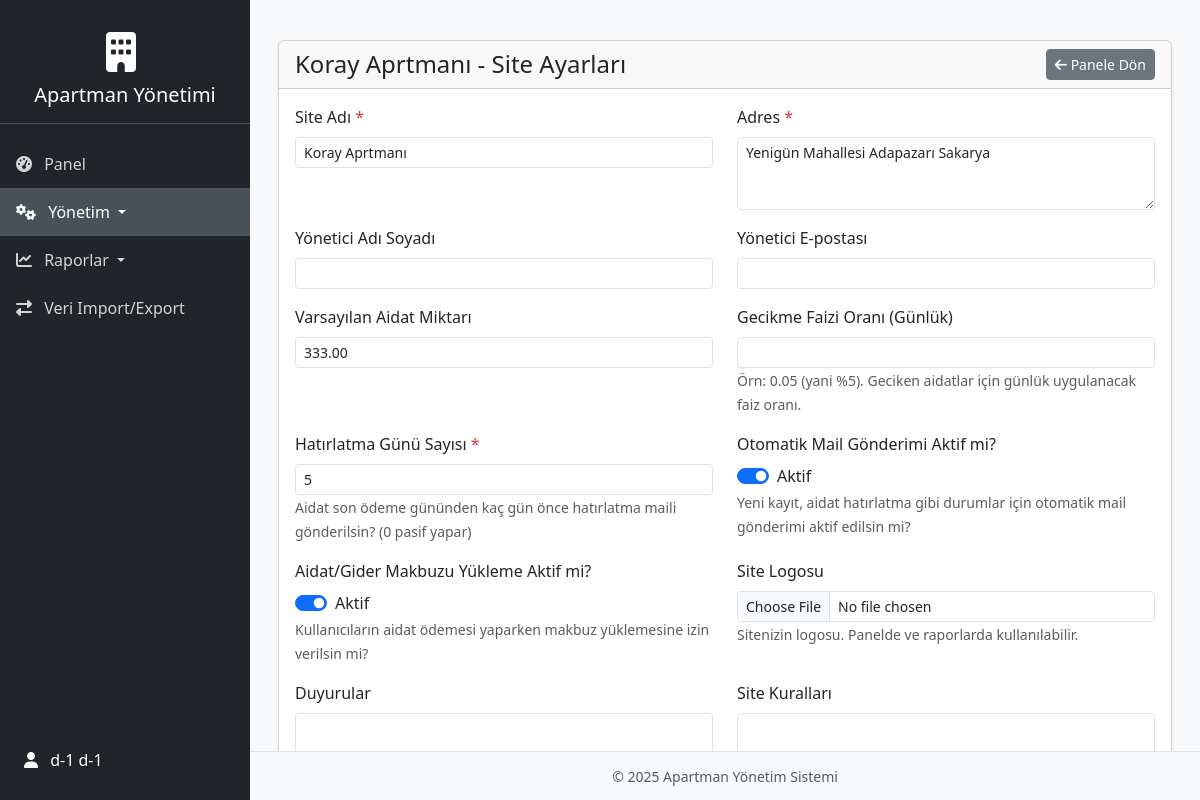
Screenshot of /site-bilgi/ (signed in) with the database file from the repository.
### yonetim/models.py (models this page shows, shortened)
class Kullanici(AbstractUser):
    username = models.CharField(
        _("username"),
        max_length=150,
        unique=True,  # Django'nun USERNAME_FIELD gerekliliği için unique olmalı
        help_text=_("Required. 150 characters or fewer."),
        validators=[AbstractUser.username_validator],
        error_messages={
            "unique": _("A user with that username already exists."),
        },
    )
    email = models.EmailField(_("email address"), blank=True, null=True)
    site_kodu = models.CharField(max_length=100, blank=True, null=True, verbose_name="Site Kodu")
    is_yonetici = models.BooleanField(default=False, verbose_name="Yönetici mi?")
    aktif_daire = models.ForeignKey('Daire', on_delete=models.SET_NULL, null=True, blank=True, related_name='aktif_kullanicisi', verbose_name="Aktif Daire")
    class Meta:
        verbose_name = "Kullanıcı"
        verbose_name_plural = "Kullanıcılar"
        ordering = ['first_name', 'last_name']
        constraints = [
            models.UniqueConstraint(
                fields=['username', 'site_kodu'],
                name='unique_username_per_site',
                violation_error_message="Bu kullanıcı adı bu site için zaten kullanılıyor."
            )
        ]

class Site(models.Model):
    ad = models.CharField(max_length=200, verbose_name="Site Adı")
    adres = models.CharField(max_length=500, verbose_name="Adres")
    kod = models.CharField(max_length=50, unique=True, verbose_name="Site Kodu")
    yonetici = models.ForeignKey(Kullanici, on_delete=models.PROTECT, related_name='yonettigi_siteler', verbose_name="Yönetici")
    yonetici_adi = models.CharField(max_length=150, blank=True, verbose_name="Yönetici Adı Soyadı")
    yonetici_email = models.EmailField(blank=True, verbose_name="Yönetici E-postası")
    aidat_miktari = models.DecimalField(max_digits=10, decimal_places=2, null=True, blank=True, verbose_name="Varsayılan Aidat Miktarı")
    gecikme_faizi_orani = models.DecimalField(max_digits=5, decimal_places=4, null=True, blank=True, help_text="Örn: 0.0050 (yani %0.5). Günlük uygulanacak faiz oranı.", verbose_name="Gecikme Faizi Oranı (Günlük)")
    son_odeme_gunu_oncesi_hatirlatma = models.PositiveIntegerField(default=0, help_text="Aidat son ödeme gününden kaç gün önce hatırlatma maili gönderilsin? (0 pasif yapar)", verbose_name="Hatırlatma Günü Sayısı")
    otomatik_mail_aktif = models.BooleanField(default=False, verbose_name="Otomatik Mail Gönderimi Aktif mi?")
    makbuz_yukleme_aktif = models.BooleanField(default=True, verbose_name="Aidat/Gider Makbuzu Yükleme Aktif mi?")
    logo = models.ImageField(upload_to='site_logolari/', null=True, blank=True, verbose_name="Site Logosu")
    duyurular = models.TextField(blank=True, verbose_name="Duyurular")
    site_kurallari = models.TextField(blank=True, verbose_name="Site Kuralları")
    tanimli_gider_turleri = models.TextField(null=True, blank=True, help_text="Virgülle ayırarak gider türlerini giriniz (örn: Elektrik,Su,Asansör Bakımı).", verbose_name="Tanımlı Gider Türleri")
    class Meta:
        verbose_name = "Site"
        verbose_name_plural = "Siteler"
        ordering = ['ad']

### yonetim/views.py (the view)
# urls.py: path('site-bilgi/', views.site_bilgi_view, name='site_bilgi'),
@login_required
def site_bilgi_view(request):
    user = request.user
    user_site = get_user_site(user)
    if not user_site:
        messages.error(request, "Yönetilecek bir site bulunamadı veya site ile ilişkili değilsiniz.")
        return redirect('yonetim:panel') # Ya da başka bir uygun sayfaya yönlendir
    if not (user.is_yonetici or user.is_superuser):
        messages.warning(request, "Bu sayfayı görüntüleme yetkiniz yok.")
        return redirect('yonetim:panel')
    if request.method == 'POST':
        form = SiteAyarForm(request.POST, request.FILES, instance=user_site)
        if form.is_valid():
            try:
                form.save()
                messages.success(request, "Site bilgileri başarıyla güncellendi.")
                return redirect('yonetim:site_bilgi') # Başarılı güncelleme sonrası aynı sayfaya yönlendir
            except Exception as e:
                messages.error(request, f"Site bilgileri güncellenirken bir hata oluştu: {e}")
        else:
            messages.warning(request, "Lütfen formdaki hataları düzeltin.")
    else:
        form = SiteAyarForm(instance=user_site)
    context = {
        'title': f'{user_site.ad} - Site Ayarları',
        'form': form,
        'user_site': user_site
    }
    return render(request, 'yonetim/site_bilgi.html', context)

### yonetim/templatetags/yonetim_tags.py (called while the page is built)
@register.filter(name='get_user_site')
def get_user_site_tag(user):
    from yonetim.utils import get_user_site as get_user_site_util # IMPORT'U BURAYA TAŞI
    if not user or not user.is_authenticated:
        return None
    return get_user_site_util(user)

### yonetim/utils.py (called while the page is built, shortened)
def get_user_site(user):
    if not user.is_authenticated:
        return None
    Site = apps.get_model('yonetim', 'Site')
    if user.is_yonetici:
        site = Site.objects.filter(yonetici=user).first()
        if site:
            return site

### yonetim/templates/yonetim/site_bilgi.html (shortened to what this page needs)
{% extends 'yonetim/base.html' %}
{% load widget_tweaks %}
{% block content %}
<div class="container mt-4">
    <div class="card shadow-sm">
        <div class="card-header d-flex justify-content-between align-items-center">
            <h4 class="mb-0">{{ title }}</h4>
            <a href="{% url 'yonetim:panel' %}" class="btn btn-sm btn-secondary">
                <i class="fas fa-arrow-left"></i> Panele Dön
            </a>
        </div>
        <div class="card-body">
            <form method="post" enctype="multipart/form-data">
                <div class="row">
                    {% for field in form %}
                        <div class="col-md-6 mb-3">
                            <label for="{{ field.id_for_label }}" class="form-label">{{ field.label }}{% if field.field.required %} <span class="text-danger">*</span>{% endif %}</label>
                            {% if field.name == 'otomatik_mail_aktif' or field.name == 'makbuz_yukleme_aktif' %}
                                <div class="form-check form-switch">
                                    {% render_field field class+='form-check-input' %}
                                    <label class="form-check-label" for="{{ field.id_for_label }}">Aktif</label>
                                </div>
                            {% elif field.widget_type == 'clearablefile' %}
                                {% render_field field class+='form-control form-control-sm' %}
                            {% elif field.widget_type == 'textarea' %}
                                {% render_field field class+='form-control form-control-sm' rows='3' %}
                            {% else %}
                                {% render_field field class+='form-control form-control-sm' %}
                            {% endif %}
                            {% if field.help_text %}
                                <small class="form-text text-muted">{{ field.help_text|safe }}</small>
                            {% endif %}
                        </div>
                    {% endfor %}
                </div>
            </form>
        </div>
    </div>
</div>
{% endblock content %}

### yonetim/templates/yonetim/base.html (shortened to what this page needs)
<!doctype html>
{% load yonetim_tags %}
{% load static %}
{% load i18n %}
{% load humanize %}
{% load widget_tweaks %}
{% now "Y" as current_year_for_link %}
{% now "m" as current_month_for_link %}
<html lang="tr">
<head>
    <link href="https://cdn.jsdelivr.net/npm/bootstrap@5.3.3/dist/css/bootstrap.min.css" rel="stylesheet">
    <link rel="stylesheet" href="https://cdnjs.cloudflare.com/ajax/libs/font-awesome/6.5.1/css/all.min.css" />
</head>
<body>
    <div id="sidebar" class="bg-dark d-flex flex-column" style="height: 100vh;">
        <div class="sidebar-header text-center">
             <a class="navbar-brand text-white" href="{% url 'yonetim:panel' %}">
                {% with user_site=request.user|get_user_site %}
                    {% if user_site and user_site.logo %}
                        <img src="{{ user_site.logo.url }}" alt="Logo" class="d-inline-block align-text-top me-2 rounded img-fluid">
                    {% else %}
                        <i class="fas fa-building fa-2x me-2"></i>
                    {% endif %}
                {% endwith %}
                <h5 class="mt-2 mb-0">Apartman Yönetimi</h5>
            </a>
        </div>
        <ul class="nav flex-column flex-grow-1">
            {% if user.is_authenticated %}
                <li class="nav-item">
                    <a class="nav-link {% if request.resolver_match.url_name == 'panel' %}active{% endif %}" href="{% url 'yonetim:panel' %}"><i class="fas fa-tachometer-alt me-2"></i> Panel</a>
                </li>
                {% if user.is_yonetici or user.is_superuser %}
                <li class="nav-item">
                    <a class="nav-link dropdown-toggle {% if request.resolver_match.url_name in 'site_bilgi blok_yonetimi daire_yonetimi aidat_yonetimi gider_yonetimi kullanici_yonetimi' %}active{% endif %}" href="#managementSubmenu" data-bs-toggle="collapse" aria-expanded="false">
                        <i class="fas fa-cogs me-2"></i> Yönetim
                    </a>
                </li>
                <li class="nav-item">
                    <a class="nav-link dropdown-toggle {% if request.resolver_match.url_name in 'yillik_rapor_pdf aylik_rapor' %}active{% endif %}" href="#reportsSubmenu" data-bs-toggle="collapse" aria-expanded="false">
                        <i class="fas fa-chart-line me-2"></i> Raporlar
                    </a>
                </li>
                <li class="nav-item">
                    <a class="nav-link {% if request.resolver_match.url_name == 'import_export' %}active{% endif %}" href="{% url 'yonetim:import_export' %}"><i class="fas fa-exchange-alt me-2"></i> Veri Import/Export</a>
                </li>
                {% endif %}
            {% endif %}
        </ul>
        {% if user.is_authenticated %}
        <div class="mt-auto mb-3">
            <a class="nav-link text-white d-block px-4" href="#userSubmenu" data-bs-toggle="collapse" aria-expanded="false">
                <i class="fas fa-user me-2"></i> {{ user.get_full_name|default:user.username }}
            </a>
        </div>
        {% endif %}
    </div>
    <div id="content">
        <main class="container mt-0 mb-0 ps-3 pe-3 pt-3 pb-0">
            {% block content %}
            {% endblock content %}
        </main>
        <footer class="footer">
            <small class="text-muted">&copy; {% now "Y" %} Apartman Yönetim Sistemi</small>
        </footer>
    </div>
</body>
</html>

### yonetim/templates/yonetim/base.html (style rules this page uses)
body { background-color: #f8f9fa; display: flex; }
#sidebar { min-width: 250px; max-width: 250px; background: #343a40; color: #fff; transition: all 0.3s; height: 100vh; position: fixed; top: 0; left: 0; z-index: 1000; padding-top: 1rem; overflow-y: auto; }
#sidebar .nav-link { color: rgba(255, 255, 255, 0.8); padding: 0.75rem 1rem; }
#sidebar .nav-link:hover, #sidebar .nav-link.active { color: #fff; background: #495057; }
#sidebar .sidebar-header { padding: 1rem; font-size: 1.25rem; border-bottom: 1px solid #495057; margin-bottom: 1rem; }
#content { width: calc(100% - 250px); margin-left: 250px; height: 100vh; display: flex; flex-direction: column; overflow: hidden; }
#content > main.container { flex-grow: 1; overflow-y: hidden; padding: 1rem; display: flex; flex-direction: column; }
.footer { background-color: #f8f9fa; border-top: 1px solid #dee2e6; padding: 0.75rem 0; text-align: center; flex-shrink: 0; width: 100%; }

### rows the page displays
Kullanici: get_full_name "d-1 d-1"
Site: ad "Koray Aprtmanı" "333.00" "5", adres "Yenigün Mahallesi Adapazarı Sakarya", otomatik_mail_aktif "☑" "☑"

### other values shown
{{ title }} "Koray Aprtmanı - Site Ayarları"
{{ field.label }} "Site Adı" "Adres" "Yönetici Adı Soyadı" "Yönetici E-postası" "Varsayılan Aidat Miktarı" "Gecikme Faizi Oranı (Günlük)" "Hatırlatma Günü Sayısı" "Otomatik Mail Gönderimi Aktif mi?" "Aidat/Gider Makbuzu Yükleme Aktif mi?" "Site Logosu" "Duyurular" "Site Kuralları"
{{ field.help_text|safe }} "Örn: 0.05 (yani %5). Geciken aidatlar için günlük uygulanacak faiz oranı." "Aidat son ödeme gününden kaç gün önce hatırlatma maili gönderilsin? (0 pasif yapar)" "Yeni kayıt, aidat hatırlatma gibi durumlar için otomatik mail gönderimi aktif edilsin mi?" "Kullanıcıların aidat ödemesi yaparken makbuz yüklemesine izin verilsin mi?" "Sitenizin logosu. Panelde ve raporlarda kullanılabilir."
